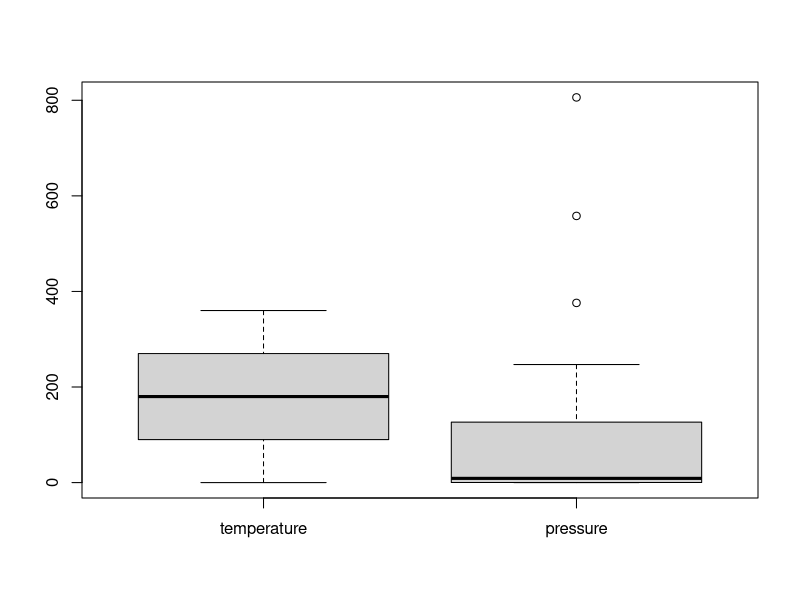
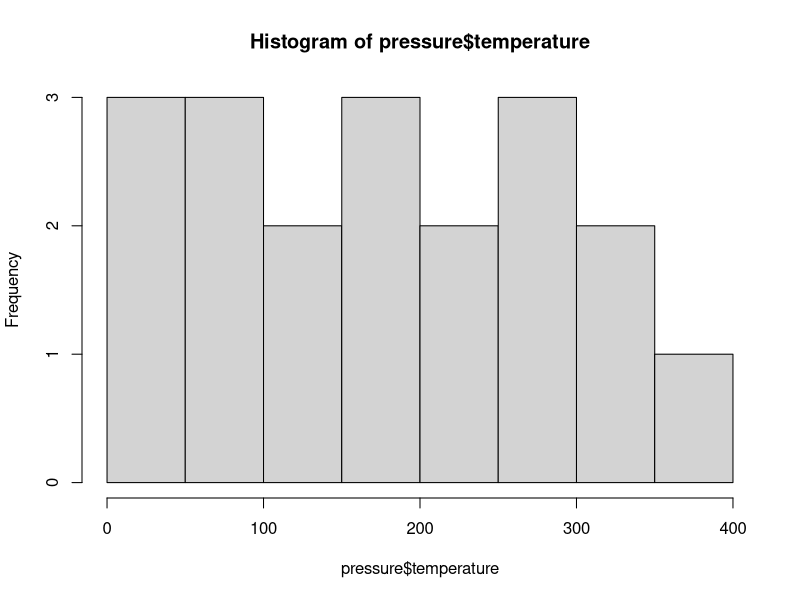
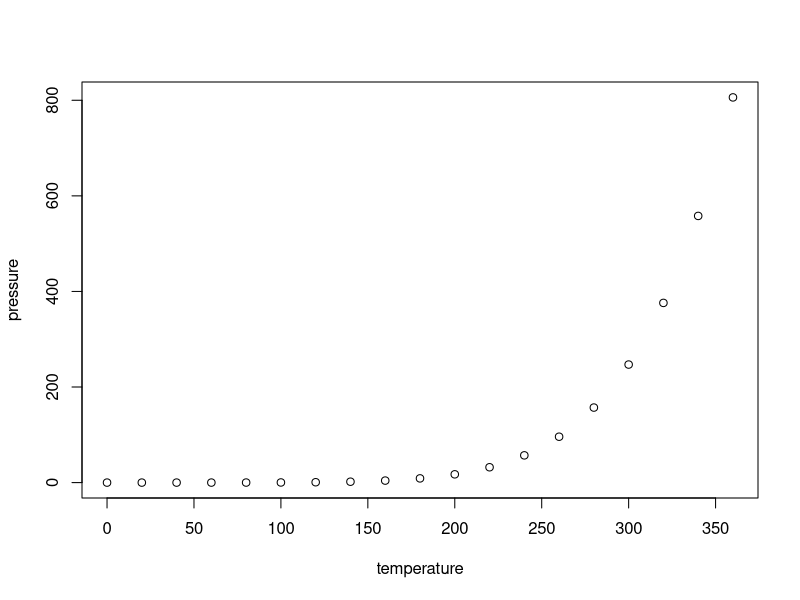
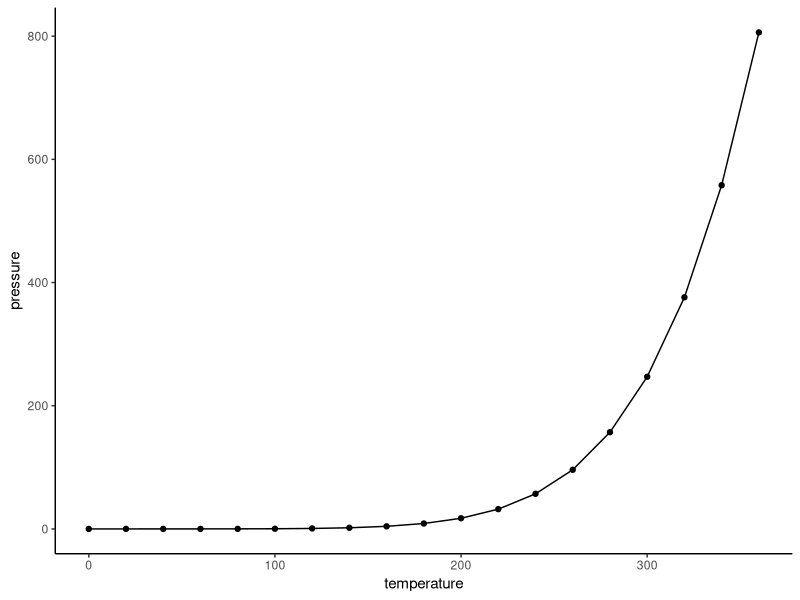

Here is the R script that generated these plots, in order:
## ---- chunk 1
knitr::opts_chunk$set(echo = TRUE)
## ---- chunk 2
library(ggplot2)
## ---- chunk 3
head(pressure)
## ---- chunk 4
summary(pressure)
## ---- chunk 5
str(pressure)
## ---- chunk 6
#barplot()
## ---- chunk 7
boxplot(pressure)
## ---- chunk 8
hist(pressure$temperature)
## ---- chunk 9
plot(pressure)
## ---- chunk 10
ggplot(data=pressure, map=aes(y=pressure, x=temperature)) +
  geom_point() +
  geom_line() +
  theme_classic()
